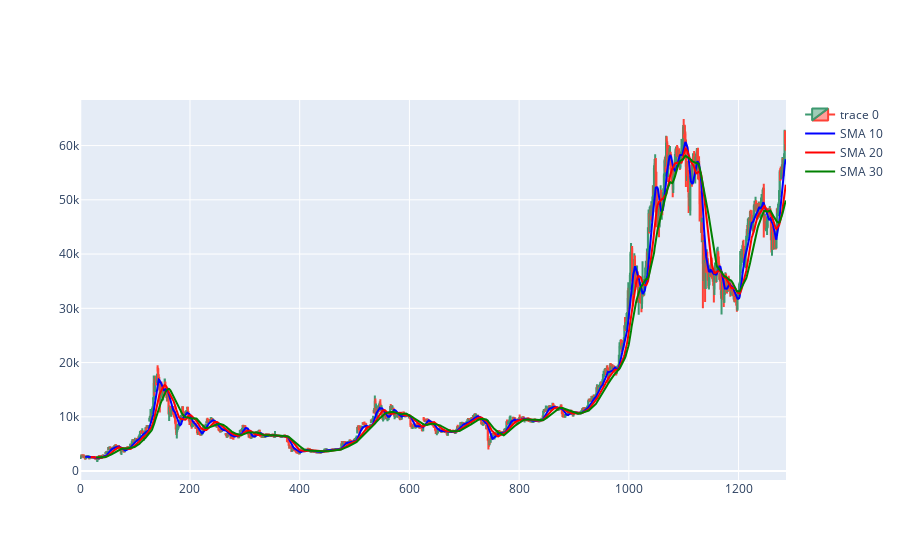

The cell this chart's notebook holds for it:
### Code cell
import plotly.graph_objects as go

dfpl = data[:]
fig = go.Figure(data=[go.Candlestick(x=dfpl.index,
                open=dfpl['Open'],
                high=dfpl['High'],
                low=dfpl['Low'],
                close=dfpl['Close'])])

# Add the moving averages to the plot
fig.add_trace(go.Scatter(x=dfpl.index, y=dfpl['SMA_10'], mode='lines', name='SMA 10', line=dict(color='blue')))
fig.add_trace(go.Scatter(x=dfpl.index, y=dfpl['SMA_20'], mode='lines', name='SMA 20', line=dict(color='red')))
fig.add_trace(go.Scatter(x=dfpl.index, y=dfpl['SMA_30'], mode='lines', name='SMA 30', line=dict(color='green')))

fig.update_layout(xaxis_rangeslider_visible=False)
fig.show()

### Figure 1 — Plotly figure (JSON) as saved in the notebook; plotly's stock layout.template omitted (floating-point values rounded to 4 significant figures; data arrays with more than 128 entries replaced by an {"elided": "..."} marker saying what was removed)
{"data": [{"close": {"elided": "1287 int values"}, "high": {"elided": "1287 int values"}, "low": {"elided": "1287 int values"}, "open": {"elided": "1287 int values"}, "type": "candlestick", "x": {"elided": "1287 int values"}}, {"line": {"color": "blue"}, "mode": "lines", "name": "SMA 10", "type": "scatter", "x": {"elided": "1287 int values"}, "y": {"elided": "1287 float values"}}, {"line": {"color": "red"}, "mode": "lines", "name": "SMA 20", "type": "scatter", "x": {"elided": "1287 int values"}, "y": {"elided": "1287 float values"}}, {"line": {"color": "green"}, "mode": "lines", "name": "SMA 30", "type": "scatter", "x": {"elided": "1287 int values"}, "y": {"elided": "1287 float values"}}], "layout": {"xaxis": {"rangeslider": {"visible": false}}}}
